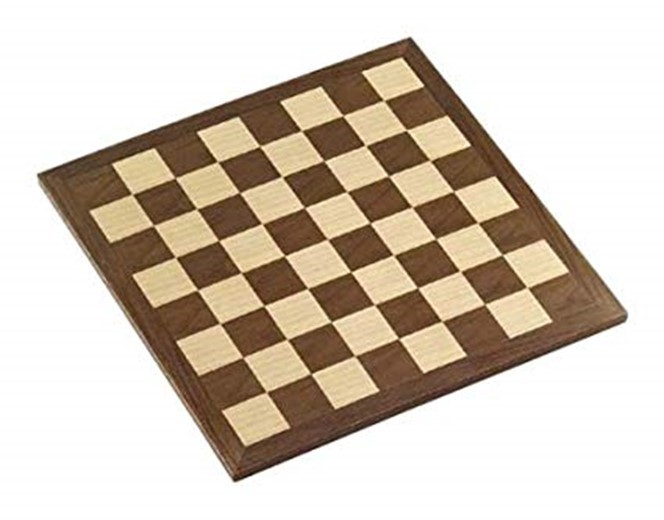
#> input picture thi_giac_may_tinh/buoi3/2.jpg, 664 x 520 px, given in place of the camera
$ python biendoihinhthaihoc.py
#> lines starting #> are read from the running program, lines starting #| are printed output that depends on the picture; after the words box and inside, x2 and y2 are one past the last pixel; in counts of white or black regions, pixels touching at a corner belong together
import cv2
import numpy as np
def nothing(x):
    pass
cap = cv2.VideoCapture(0)
cv2.namedWindow("Trackbars")
cv2.createTrackbar("L - H", "Trackbars", 0, 179, nothing)
#> slider 'L - H' is set to 35
cv2.createTrackbar("L - S", "Trackbars", 0, 255, nothing)
#> slider 'L - S' is set to 51
cv2.createTrackbar("L - V", "Trackbars", 0, 255, nothing)
#> slider 'L - V' is set to 51
cv2.createTrackbar("U - H", "Trackbars", 179, 179, nothing)
cv2.createTrackbar("U - S", "Trackbars", 255, 255, nothing)
cv2.createTrackbar("U - V", "Trackbars", 255, 255, nothing)
while True:
    _, frame = cap.read()
#> frame is the input picture: shape (520, 664, 3); mean B, G, R 185.7, 199, 210.5
    frame = cv2.resize(frame,(300,250))
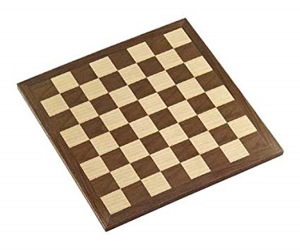
#> frame: shape (250, 300, 3); mean B, G, R 185.6, 198.9, 210.5
    hsv = cv2.cvtColor(frame, cv2.COLOR_BGR2HSV)
#> hsv: shape (250, 300, 3); mean H, S, V 9.9, 47.6, 210.5
    l_h = cv2.getTrackbarPos("L - H", "Trackbars")
    l_s = cv2.getTrackbarPos("L - S", "Trackbars")
    l_v = cv2.getTrackbarPos("L - V", "Trackbars")
    u_h = cv2.getTrackbarPos("U - H", "Trackbars")
    u_s = cv2.getTrackbarPos("U - S", "Trackbars")
    u_v = cv2.getTrackbarPos("U - V", "Trackbars")
    lower_blue = np.array([l_h, l_s, l_v])
    upper_blue = np.array([u_h, u_s, u_v])
    mask = cv2.inRange(hsv, lower_blue, upper_blue)
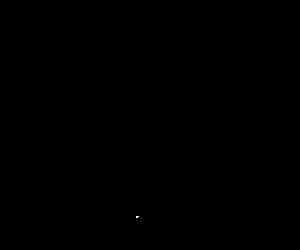
#> mask: shape (250, 300); 0.01% white in thin lines or dots, all inside (x1, y1, x2, y2) = (136, 216, 139, 218)
    kernel = np.ones((5, 5), np.uint8)
    erosion = cv2.erode(mask, kernel)
#> erosion: shape (250, 300); every value is 0
    dilation = cv2.dilate(mask, kernel)
#> dilation: shape (250, 300); 0.05% white; 1 white region, box (x1, y1, x2, y2) and area: (134, 214, 141, 220) 41
    opening = cv2.morphologyEx(mask, cv2.MORPH_OPEN, kernel, iterations=2)
    closing = cv2.morphologyEx(mask, cv2.MORPH_CLOSE, kernel)
    result = cv2.bitwise_and(frame, frame, mask=mask)
    cv2.imshow("frame", frame)
    cv2.imshow("mask", mask)
    cv2.imshow("erosion", erosion)
    cv2.imshow("dilation", dilation)
    cv2.imshow("Opening", opening)
    cv2.imshow("Closing", closing)
    key = cv2.waitKey(1)
#> (key Esc is pressed here)
    if key == 27:
        break
cap.release()
cv2.destroyAllWindows()
